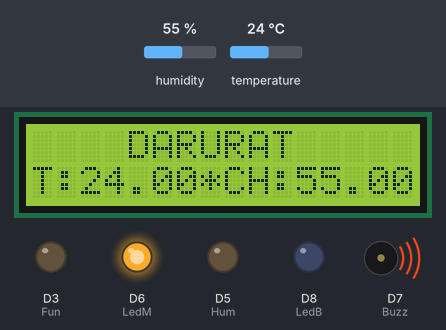
Simulated run of this sketch. Board: ESP8266 (NodeMCU). On the bench: 16×2 character LCD, output pins drawn as LEDs (lit = HIGH), buzzer (waves = sounding, pin HIGH). Inputs (shaded band) come from the test bench; at power-on: humidity 55 %, temperature 24 °C. WiFi joins after 1.5 s; servers stay silent unless stated; what the sketch prints to the serial monitor is not drawn.

Above: at 7.2 s.
7.3 s: humidity set to 68 %
At 13.5 s:
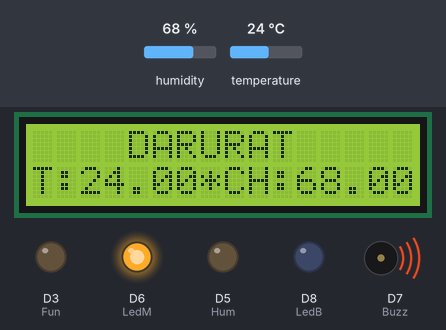
19.9 s: humidity set to 71 %
At 22.2 s:
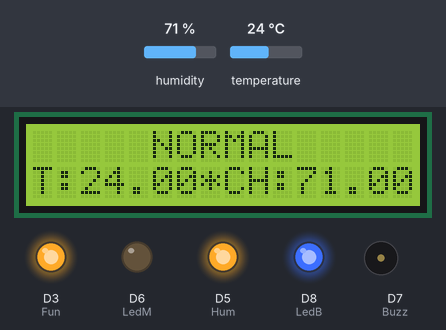
27.1 s: temperature set to 30 °C
At 27.9 s:
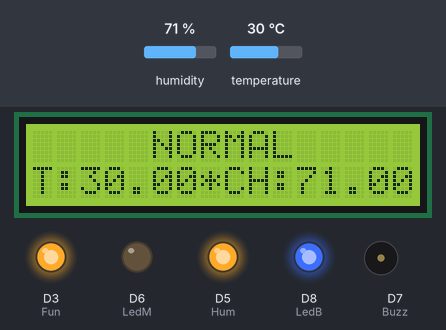
34.3 s: temperature set to 33 °C
At 38.4 s:
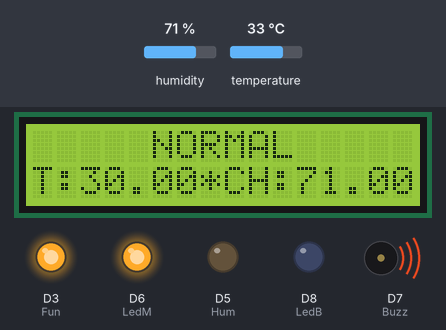
Timing chart, 0 to 43.6 s (numbered marks = the images above; inputs shaded):
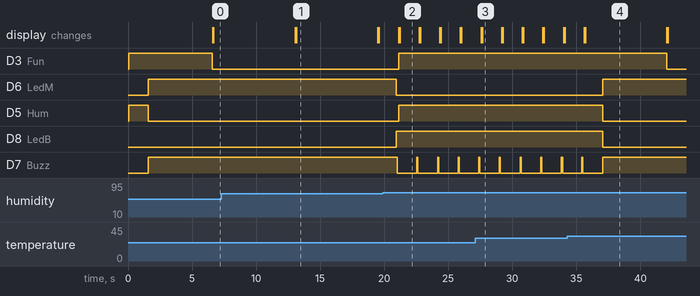

Measured:
- the behaviour switches between 69 and 70 % on humidity (found by bisection; images 1 and 2)
- the behaviour switches between 31 and 32 °C on temperature (found by bisection; images 3 and 4)
- after the input at 7.3 s, the display: first differs from a run without the input after 5.8 s (image 1)
- after the input at 19.9 s, D3 (Fun), D5 (Hum): LOW → HIGH after 1.2 s; D6 (LedM): HIGH → LOW after 1.1 s; D8 (LedB): LOW → HIGH after 1.1 s; D7 (Buzz): alternates HIGH for 0.08 s and LOW for 1.5 s, starting after 1.1 s; the display: first changes after 1.2 s (image 2 shows a later state)
- after the input at 27.1 s, the display: first differs from a run without the input after 0.55 s (image 3)
- after the input at 34.3 s, D3 (Fun): HIGH → LOW after 7.8 s; D6 (LedM): LOW → HIGH after 2.8 s; D5 (Hum), D8 (LedB): HIGH → LOW after 2.8 s; D7 (Buzz): goes on until 37.1 s, then stays HIGH
- what the display in image 1 shows lasts 6.4 s, from 13.1 s to 19.5 s

The sketch:

Sistem_Monitoring_ESP8266_DHT11_FIREBASE_Kodular2.ino
```cpp
// Library yang diperlukan
#include <FirebaseESP8266.h>
#include <ESP8266WiFi.h>
#include <DHT.h>
#include <Wire.h>
#include <SPI.h>
#include <LiquidCrystal_I2C.h>

// Inisialisasi
LiquidCrystal_I2C lcd(0x27, 16, 2);

#define DHTPIN D4
#define Fun D3
#define Hum D5
#define LedM D6
#define Buzz D7
#define LedB D8
#define DHTTYPE DHT11
DHT dht(DHTPIN, DHTTYPE);

// Harus diisi
#define FIREBASE_HOST "https://iot-mikro-f4f7f-default-rtdb.firebaseio.com/"
#define FIREBASE_AUTH "spO0FjYKk4ocAdWHWpoOCXWsUgA0yGRr1pPXGRnK"
#define WIFI_SSID "Hp"
#define WIFI_PASSWORD "Corei5HP14"

// mendeklarasikan objek data dari FirebaseESP8266
FirebaseData firebaseData;

void setup() {

  Serial.begin(115200);
  lcd.init();
  lcd.backlight();
  SPI.begin();
  dht.begin();
  pinMode(Fun, OUTPUT);
  pinMode(Hum, OUTPUT);
  pinMode(LedM, OUTPUT);
  pinMode(LedB, OUTPUT);
  pinMode(Buzz, OUTPUT);
  digitalWrite(Fun, HIGH);
  digitalWrite(Hum, HIGH);
  // Koneksi ke Wifi
  WiFi.begin(WIFI_SSID, WIFI_PASSWORD);
  Serial.print("connecting");
  while (WiFi.status() != WL_CONNECTED) {
    Serial.print(".");
    delay(500);
  }
  Serial.println();
  Serial.print("Connected with IP: ");
  Serial.println(WiFi.localIP());
  Serial.println();

  Firebase.begin(FIREBASE_HOST, FIREBASE_AUTH);
}

void loop() {

  // Sensor DHT11 membaca suhu dan kelembaban
  float t = dht.readTemperature();
  float h = dht.readHumidity();

  if ((h < 70) || (t > 31)) {
    digitalWrite(LedM, HIGH);
    digitalWrite(Buzz, HIGH);
    digitalWrite(LedB, LOW);
    digitalWrite(Hum, LOW);

    delay(5000);
    digitalWrite(Fun, LOW);
    // Menampilkan suhu dan kelembaban pada serial monitor dan LCD
    lcd.clear();
    lcd.setCursor(4, 0);
    lcd.print("DARURAT");
    delay(50);
    lcd.setCursor(0, 1);
    lcd.print("T:");
    lcd.print(t);
    lcd.println("*C");
    lcd.setCursor(9, 1);
    lcd.print("H:");
    lcd.print(h);
    lcd.println("%");
    delay(50);
    Serial.println("Sistem Pendingin Menyala");
    Serial.print("Suhu: ");
    Serial.print(t);
    Serial.println("*C");
    Serial.print("Kelembaban: ");
    Serial.print(h);
    Serial.println(" %");
    Serial.println();
  }
  else {
    digitalWrite(LedM, LOW);
    digitalWrite(LedB, HIGH);
    digitalWrite(Buzz, HIGH); delay(80);    digitalWrite(Buzz, LOW);     delay(90);
    digitalWrite(Hum, HIGH);
    digitalWrite(Fun, HIGH);

    // Menampilkan suhu dan kelembaban pada serial monitor dan LCD
    lcd.clear();
    lcd.setCursor(5, 0);
    lcd.print("NORMAL");
    delay(50);
    lcd.setCursor(0, 1);
    lcd.print("T:");
    lcd.print(t);
    lcd.println("*C");
    lcd.setCursor(9, 1);
    lcd.print("H:");
    lcd.print(h);
    lcd.println("%");
    delay(50);
    Serial.println("Sistem Pendingin Mati");
    Serial.print("Suhu: ");
    Serial.print(t);
    Serial.println("*C");
    Serial.print("Kelembaban: ");
    Serial.print(h);
    Serial.println(" %");
    Serial.println();
  }

  // Memeriksa apakah sensor berhasil mambaca suhu dan kelembaban
  if (isnan(t) || isnan(h)) {
    Serial.println("Gagal membaca sensor DHT11");
    return;
  }

  // Memberikan status suhu dan kelembaban kepada firebase
  if (Firebase.setFloat(firebaseData, "/Hasil_Pembacaan/suhu", t)) {
    Serial.println("Suhu terkirim");
  } else {
    Serial.println("Suhu tidak terkirim");
    Serial.println("Karena: " + firebaseData.errorReason());
  }

  if (Firebase.setFloat(firebaseData, "/Hasil_Pembacaan/kelembaban", h)) {
    Serial.println("Kelembaban terkirim");
    Serial.println();
  } else {
    Serial.println("Kelembaban tidak terkirim");
    Serial.println("Karena: " + firebaseData.errorReason());
  }

  delay(1000);
}
```
